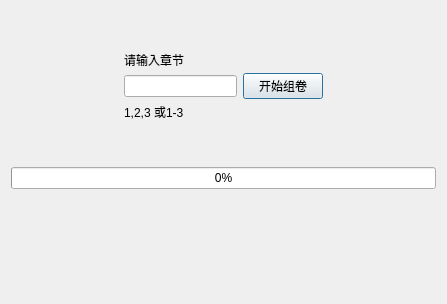
<?xml version="1.0" encoding="UTF-8"?>
<ui version="4.0">
 <class>SetDialog</class>
 <widget class="QDialog" name="SetDialog">
  <property name="geometry">
   <rect>
    <x>0</x>
    <y>0</y>
    <width>447</width>
    <height>304</height>
   </rect>
  </property>
  <property name="windowTitle">
   <string>生成试卷</string>
  </property>
  <layout class="QGridLayout" name="gridLayout_2">
   <item row="0" column="0">
    <layout class="QGridLayout" name="gridLayout">
     <item row="0" column="0">
      <layout class="QHBoxLayout" name="horizontalLayout">
       <item>
        <spacer name="horizontalSpacer">
         <property name="orientation">
          <enum>Qt::Horizontal</enum>
         </property>
         <property name="sizeHint" stdset="0">
          <size>
           <width>40</width>
           <height>20</height>
          </size>
         </property>
        </spacer>
       </item>
       <item>
        <layout class="QVBoxLayout" name="verticalLayout">
         <item>
          <spacer name="verticalSpacer">
           <property name="orientation">
            <enum>Qt::Vertical</enum>
           </property>
           <property name="sizeHint" stdset="0">
            <size>
             <width>20</width>
             <height>40</height>
            </size>
           </property>
          </spacer>
         </item>
         <item>
          <widget class="QLabel" name="label">
           <property name="text">
            <string>请输入章节</string>
           </property>
          </widget>
         </item>
         <item>
          <widget class="QLineEdit" name="lineEdit"/>
         </item>
         <item>
          <widget class="QLabel" name="label_2">
           <property name="text">
            <string>1,2,3 或1-3</string>
           </property>
          </widget>
         </item>
         <item>
          <spacer name="verticalSpacer_2">
           <property name="orientation">
            <enum>Qt::Vertical</enum>
           </property>
           <property name="sizeHint" stdset="0">
            <size>
             <width>20</width>
             <height>40</height>
            </size>
           </property>
          </spacer>
         </item>
        </layout>
       </item>
       <item>
        <widget class="QPushButton" name="pushButton">
         <property name="text">
          <string>开始组卷</string>
         </property>
        </widget>
       </item>
       <item>
        <spacer name="horizontalSpacer_2">
         <property name="orientation">
          <enum>Qt::Horizontal</enum>
         </property>
         <property name="sizeHint" stdset="0">
          <size>
           <width>40</width>
           <height>20</height>
          </size>
         </property>
        </spacer>
       </item>
      </layout>
     </item>
     <item row="2" column="0">
      <spacer name="verticalSpacer_3">
       <property name="orientation">
        <enum>Qt::Vertical</enum>
       </property>
       <property name="sizeHint" stdset="0">
        <size>
         <width>20</width>
         <height>40</height>
        </size>
       </property>
      </spacer>
     </item>
     <item row="1" column="0">
      <widget class="QProgressBar" name="progressBar">
       <property name="value">
        <number>0</number>
       </property>
      </widget>
     </item>
    </layout>
   </item>
  </layout>
 </widget>
 <resources/>
 <connections/>
</ui>
